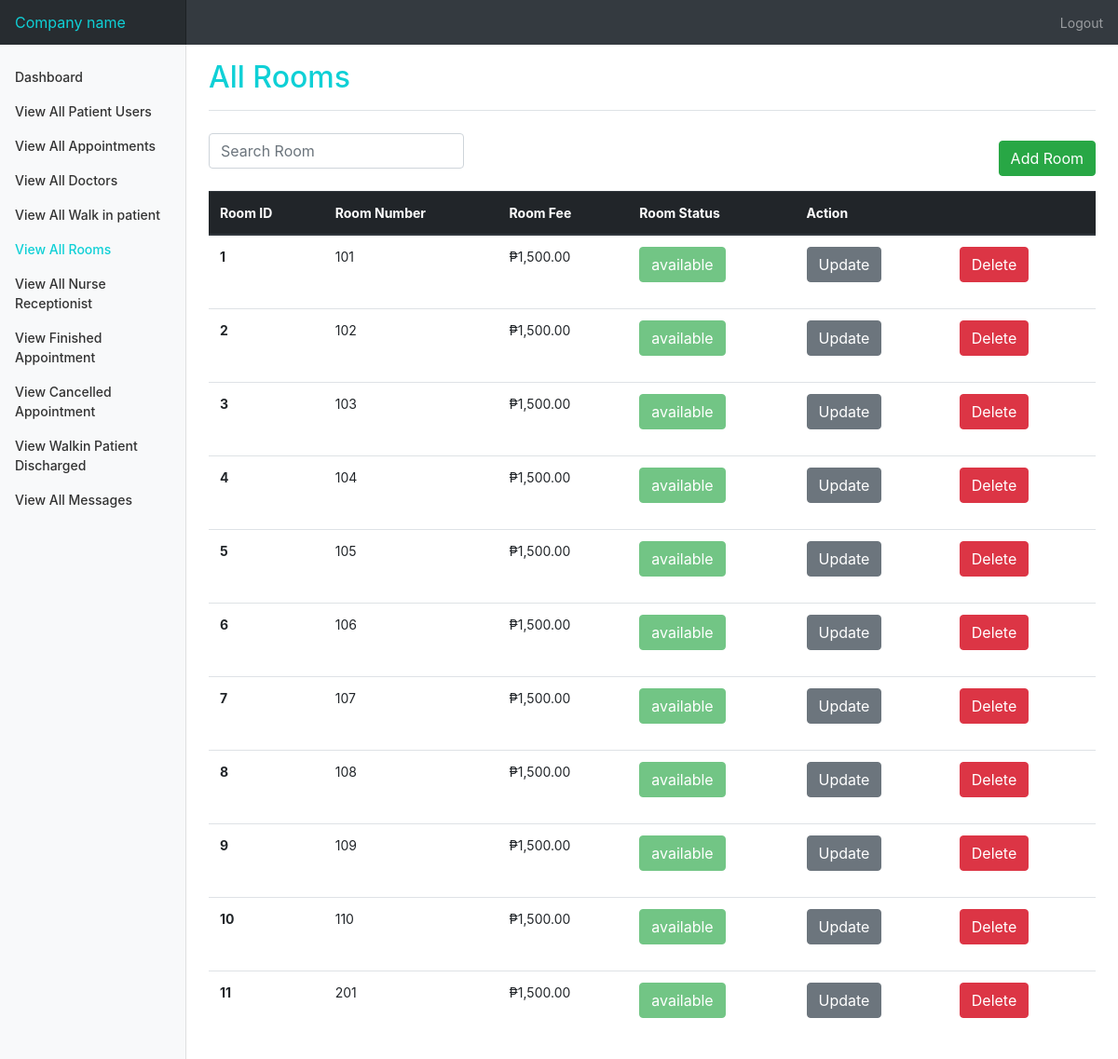
/admin/room.php (signed in), run on an earlier commit of the app's database.
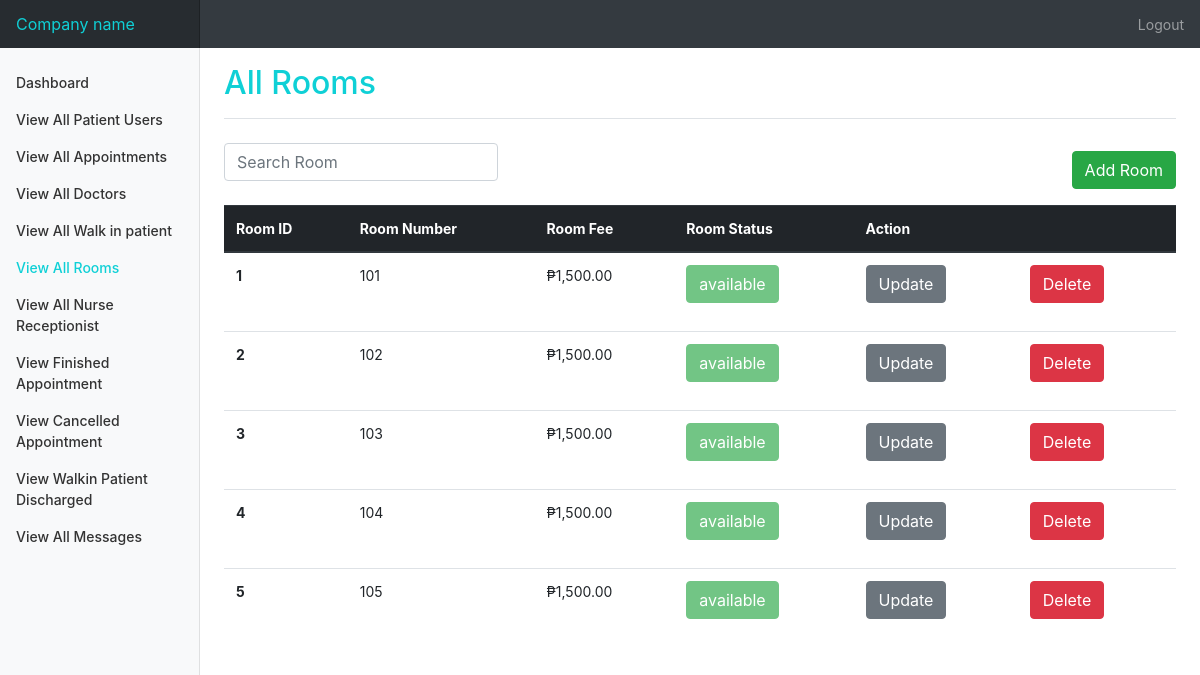
And on a later commit of the database.
### tables this page shows
CREATE TABLE rooms(
`room_id` int(11) NOT NULL AUTO_INCREMENT,
`room_number` int(11) NOT NULL,
`room_fee` int(11) NOT NULL,
`room_status` varchar(100) NOT NULL DEFAULT 'available',
PRIMARY KEY(`room_id`)
);

### admin/room.php (the view, shortened to what the changed rows need)
<?php
require_once '../connect.php';
?>
<!doctype html>
<html lang="en">
<head>
    <link rel="stylesheet" href="https://maxcdn.bootstrapcdn.com/bootstrap/4.0.0/css/bootstrap.min.css">
    <link rel="stylesheet" href="../css/admin.css" />
</head>
<body>
    <div class="container-fluid">
        <div class="row">
            <main role="main" class="col-md-9 ml-sm-auto col-lg-10 px-md-4">
                <div class="d-flex justify-content-between flex-wrap flex-md-nowrap align-items-center pt-3 pb-2 mb-3 border-bottom">
                    <h1 class="h2" id="primaryColor">All Rooms</h1>
                </div>
                <table class="table table-hover " id="table-data">
                    <thead class="thead-dark">
                        <tr>
                            <th scope="col">Room ID</th>
                            <th scope="col">Room Number</th>
                            <th scope="col">Room Fee</th>
                            <th scope="col">Room Status</th>
                            <th scope="col">Action</th>
                        </tr>
                    </thead>
                    <tbody>
                        <?php
                        $sql = "SELECT * FROM rooms";
                        $stmt = $con->prepare($sql);
                        $stmt->execute();
                        while ($rooms = $stmt->fetch(PDO::FETCH_ASSOC)) :
                        ?>
                            <tr>
                                <th scope="row"><?= $rooms['room_id'] ?></th>
                                <td><?= $rooms['room_number'] ?></td>
                                <td>₱<?= number_format($rooms['room_fee'], 2) ?></td>
                                <td>
                                    <?php
                                    if ($rooms['room_status'] == "available") {
                                    ?>
                                        <p class="btn btn-success disabled"><?= $rooms['room_status'] ?></p>
                                    <?php
                                    } else {
                                    ?>
                                        <p class="btn btn-danger disabled"><?= $rooms['room_status'] ?></p>
                                    <?php
                                    }
                                    ?>
                                </td>
                                <td>
                                    <div class="row">
                                        <div class="col">
                                            <form action="updateRoom.php" method="post">
                                                <input type="submit" value="Update" class="btn btn-secondary" name="updateRoomBtn">
                                            </form>
                                        </div>
                                        <div class="col">
                                            <form action="room.php" method="post">
                                                <input type="submit" value="Delete" class="btn btn-danger" name="deleteRoomBtn" onclick="return confirm('Are you sure to delete?');">
                                            </form>
                                        </div>
                                    </div>
                                </td>
                            </tr>
                        <?php endwhile; ?>
                    </tbody>
                </table>
        </div>
    </div>
</body>
</html>

What changed in the data, as far as the page shows it:
removed rooms: room_id "6", room_number "106", room_fee "1,500.00", room_status "available"
removed rooms: room_id "7", room_number "107", room_fee "1,500.00", room_status "available"
removed rooms: room_id "8", room_number "108", room_fee "1,500.00", room_status "available"
removed rooms: room_id "9", room_number "109", room_fee "1,500.00", room_status "available"
removed rooms: room_id "10", room_number "110", room_fee "1,500.00", room_status "available"
removed rooms: room_id "11", room_number "201", room_fee "1,500.00", room_status "available"
